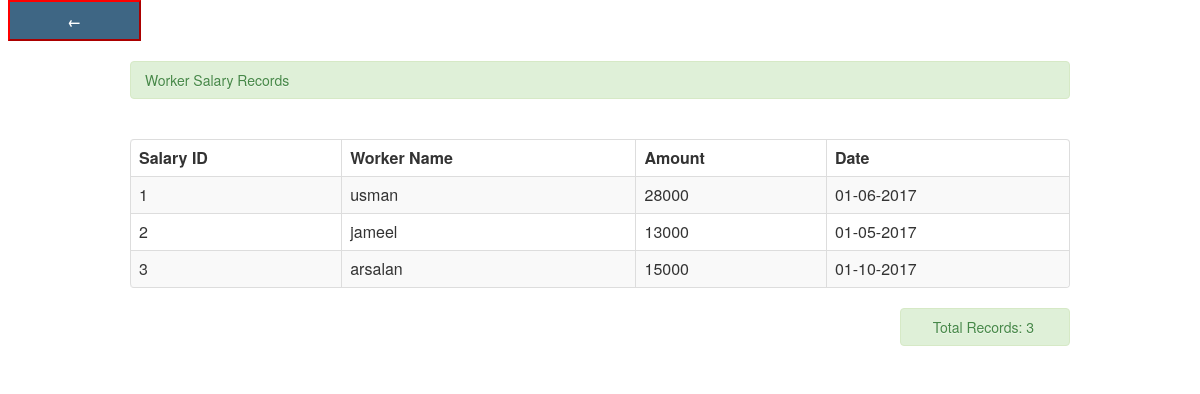
Screenshot of /pages/actionview_salary.php with the database file from the repository.
### tables this page shows
CREATE TABLE IF NOT EXISTS `worker_salary` (
  `ws_Id` int(11) NOT NULL AUTO_INCREMENT,
  `ws_name` varchar(20) NOT NULL,
  `ws_amount` varchar(12) NOT NULL,
  `ws_date` varchar(15) NOT NULL,
  PRIMARY KEY (`ws_Id`)
);

### pages/actionview_salary.php (the view, shortened to what this page needs)
<head>
</head>
<?php
include('header.php');
?>
<body>
<a class="auto-style5" href="search_salary.php"><strong><span class="auto-style6">
<input class="auto-style7" style="border-bottom-color: #FF0000; border-color: #FF0000; width: 133px; height: 41px; border-left-color: #FF0000; border-right-color: #FF0000; border-top-color: #FF0000;" type="button" value="&#8592;"></span></strong></a><br>
<br>
<div class="container">
  <div class="alert alert-success">Worker Salary Records</div>
<br />
	     <table  class="table table-striped table-bordered">
                            <thead>
                                <tr>
                                    <th>Salary ID</th>
                                    <th>Worker Name</th>
                                    <th>Amount</th>
                                    <th> Date</th>
                                </tr>
                            </thead>
                            <tbody>
							<?php
							$query=mysql_query("select * from worker_salary where ws_name like '%".$_POST['ws_name']."%' ORDER BY ws_Id")or die(mysql_error());
							while($row=mysql_fetch_array($query)){
							?>
										<tr>
                                         <td><?php echo $row['ws_Id'] ?></td>
                                         <td><?php echo $row['ws_name'] ?></td>
                                         <td><?php echo $row['ws_amount'] ?></td>
                                         <td><?php echo $row['ws_date'] ?></td>
                                          </tr>
						          <?php } ?>
                            </tbody>
                        </table>
						        <?php
                            $result = mysql_query("SELECT count(ws_name) FROM worker_salary where ws_name like '%".$_POST['ws_name']."%' ") or die(mysql_error());
                            while ($rows = mysql_fetch_array($result)) {
                                ?>
                                <div class="pull-right">
                                    <div class="span"><div class="alert alert-success"><i class="icon-credit-card icon-large"></i>&nbsp;Total Records:&nbsp;<?php echo $rows['count(ws_name)']; ?></div></div>
                                </div>
                            <?php }
                            ?>
</div>
</body>
</html>

### pages/header.php (shortened to what this page needs)
<!DOCTYPE html>
<html>
<head>
 <link href="bootstrap1.css" rel="stylesheet" type="text/css" media="screen">
</head>

### pages/actionview_salary.php (style rules this page uses)
.auto-style5 { text-decoration: none; }
.auto-style6 { font-size: xx-large; }
.auto-style7 { color: #FFFFFF; font-weight: bold; background-color: #3E6684; }

### rows the page displays
worker_salary: ws_Id "1", ws_name "usman", ws_amount "28000", ws_date "01-06-2017"
worker_salary: ws_Id "2", ws_name "jameel", ws_amount "13000", ws_date "01-05-2017"
worker_salary: ws_Id "3", ws_name "arsalan", ws_amount "15000", ws_date "01-10-2017"

### other values shown
$rows['count(ws_name)'] "3"
